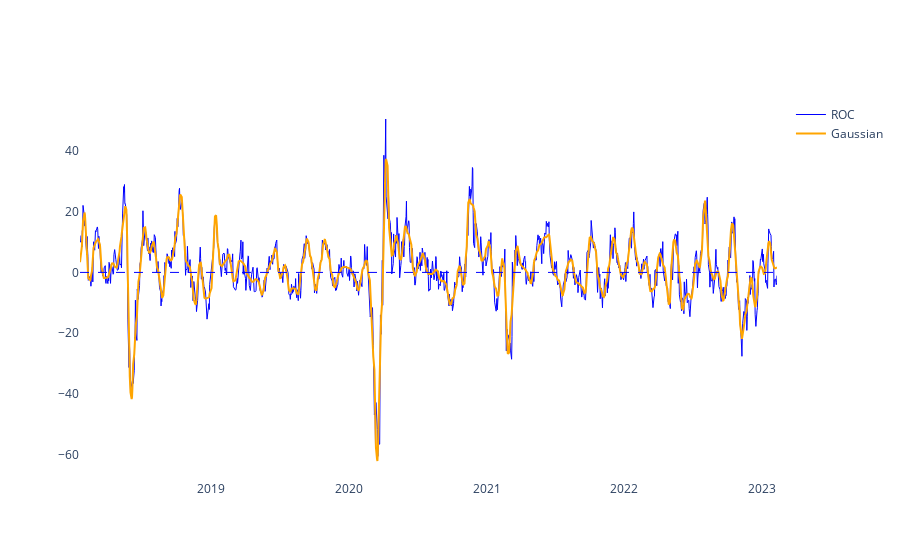

This figure's notebook cell:
### Code cell
resultados_roc = ta.momentum.ROCIndicator(df["Close"],12,False)
resultados_roc.roc().dropna(inplace=True)

resultados_roc_sem_null = resultados_roc.roc().dropna()

roc_np = resultados_roc_sem_null.to_numpy()

roc_np = roc_np.reshape(1,len(roc_np))


smoother_roc = GaussianSmoother(n_knots=150, sigma=0.000009)
smoother_roc.smooth(roc_np)
roc_suavizado = smoother_roc.smooth_data[0]


fig = go.Figure()

fig.add_trace(
    go.Scatter(
        name="ROC",
        x=resultados_roc_sem_null.index,
        y=resultados_roc_sem_null,
        line=dict(color='blue', width=1))
)

fig.add_trace(
    go.Scatter(
        x=resultados_roc_sem_null.index,
        y=smoother_roc.smooth_data[0],
        mode='lines',
        name='Gaussian',
        line=dict(color="orange"))
)


fig.add_hline(y=0,line_color="blue",line_width=1, line_dash="dash")
fig.update_layout(paper_bgcolor='rgba(0,0,0,0)', plot_bgcolor='rgba(0,0,0,0)')

### Figure 1 — Plotly figure (JSON) as saved in the notebook; plotly's stock layout.template omitted (floating-point values rounded to 4 significant figures; data arrays with more than 128 entries replaced by an {"elided": "..."} marker saying what was removed)
{"data": [{"line": {"color": "blue", "width": 1}, "name": "ROC", "type": "scatter", "x": {"elided": "1257 str values"}, "y": {"elided": "1257 float values"}}, {"line": {"color": "orange"}, "mode": "lines", "name": "Gaussian", "type": "scatter", "x": {"elided": "1257 str values"}, "y": {"elided": "1257 float values"}}], "layout": {"paper_bgcolor": "rgba(0,0,0,0)", "plot_bgcolor": "rgba(0,0,0,0)", "shapes": [{"line": {"color": "blue", "dash": "dash", "width": 1}, "type": "line", "x0": 0, "x1": 1, "xref": "x domain", "y0": 0, "y1": 0, "yref": "y"}]}}
